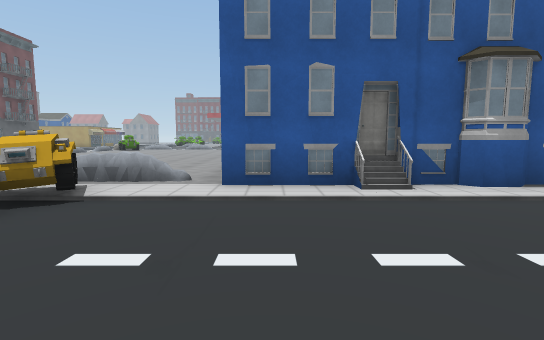
View 1 (above)

19 first-person views from a walk through a scene from a Unity 3-D project. The camera is 1.4 m above the floor, tilts 6° down and sees 85° across. The floor is counted in squares, 2 m on a side. Each view is taken from the middle of a square. On the plan, view 1 faces up. The plan holds only what a view shows up to about 10 squares ahead; the rest is blank. The place goes on beyond the plan. The player is left out. Some animated figures are left out. Some surface patterns are stand-ins.

View 2
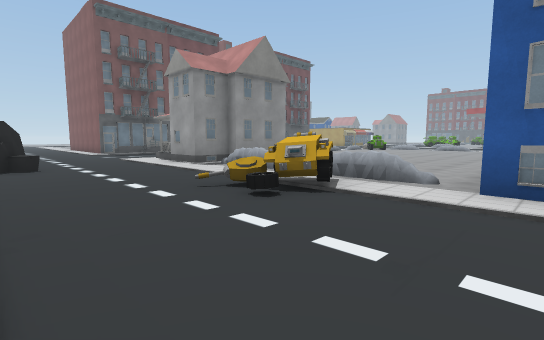

View 3
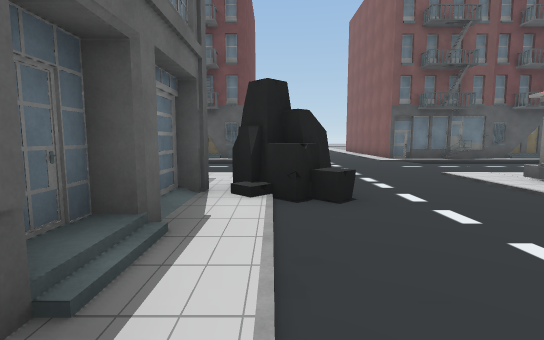

View 4
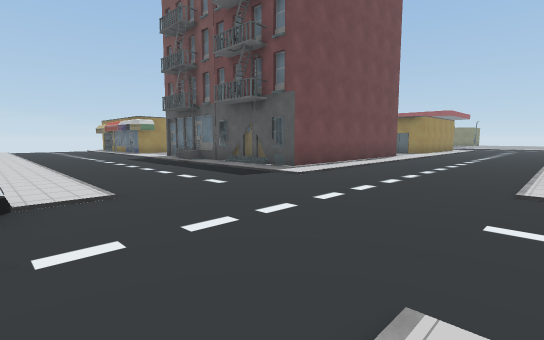

View 5
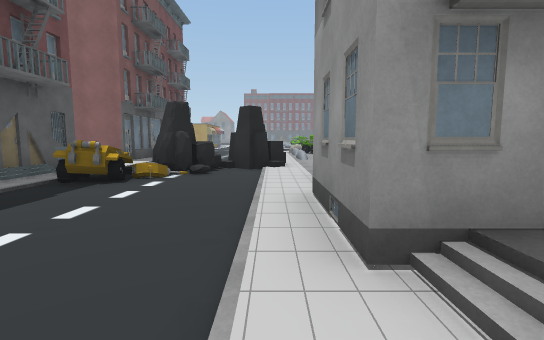

View 6
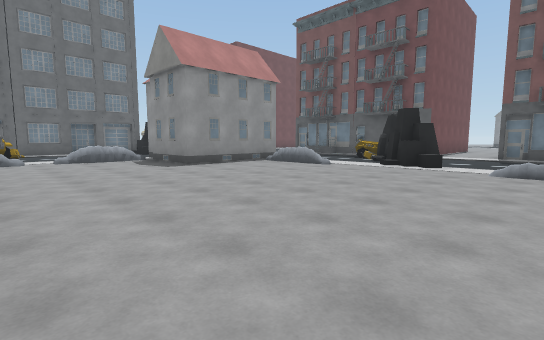

View 7
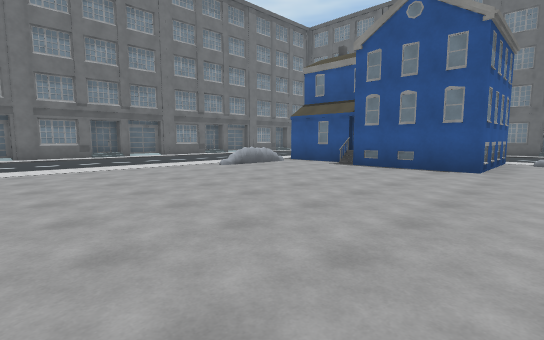

View 8
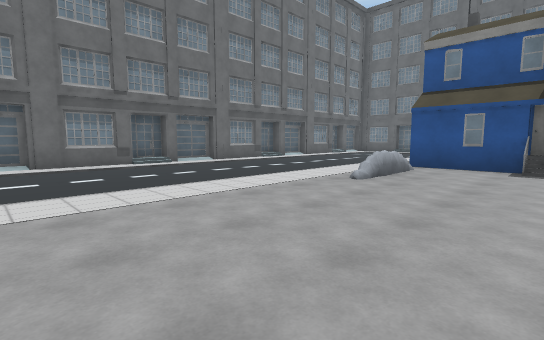

View 9
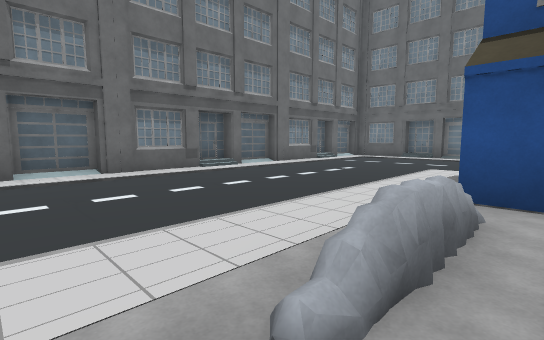

View 10
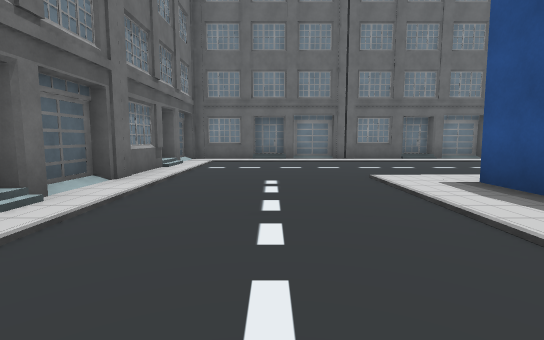

View 11
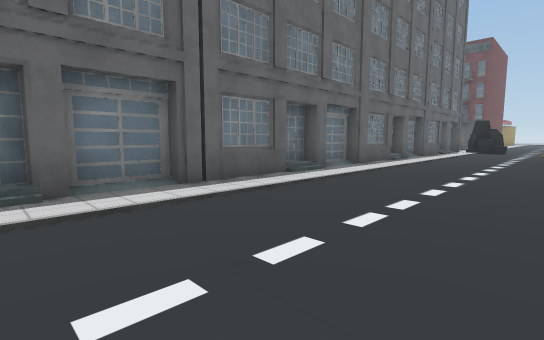

View 12
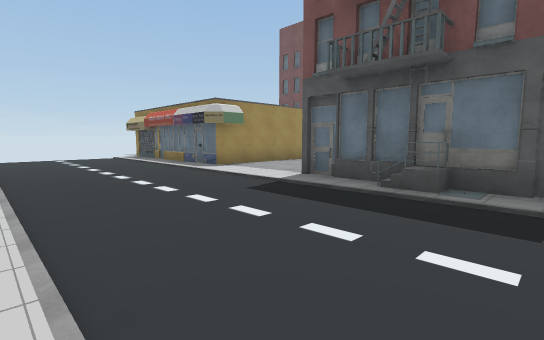

View 13
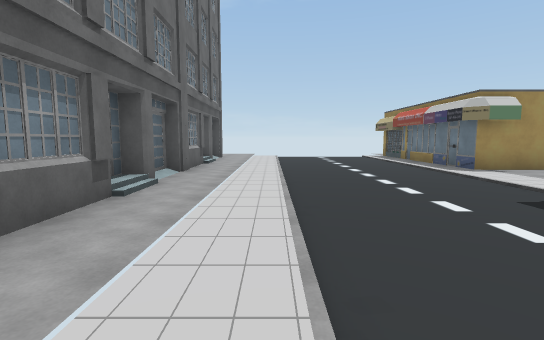

View 14
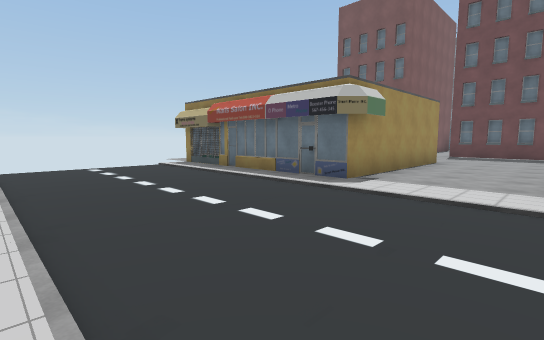

View 15
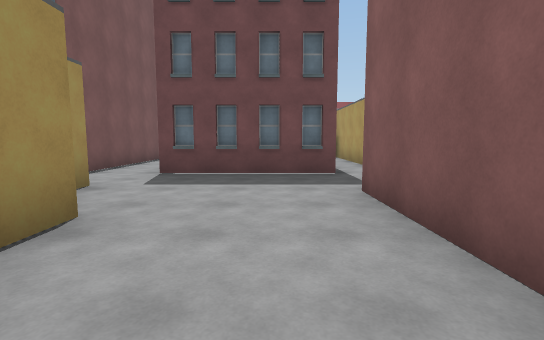

View 16
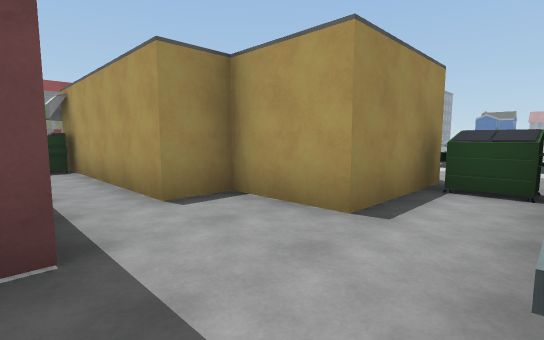

View 17
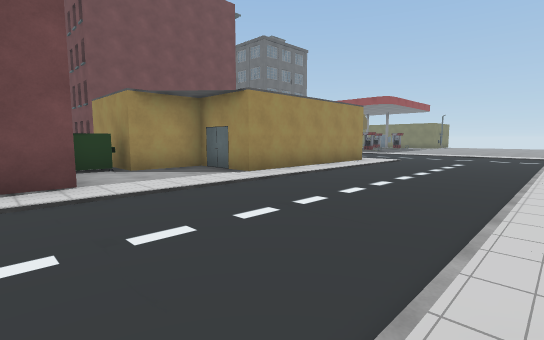

View 18
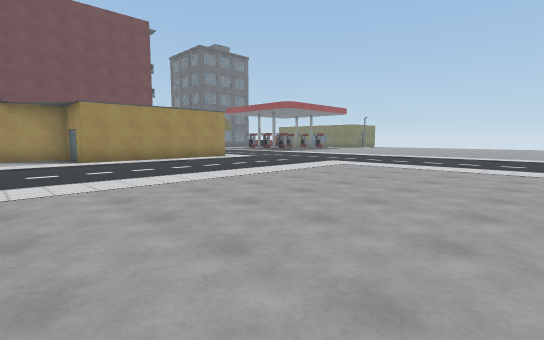

View 19
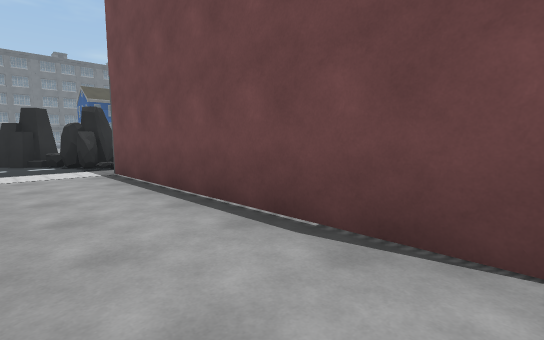

### Floor plan
Key: @ floor where view 1 was taken; # wall or solid block; x gap in a wall; . main floor; : floor 0.5 m higher than the main floor; / step, stairs or slope; B building; R rock; O other object.
Columns run from 29 left of view 1 to 11 right of it. Each row starts with its distance up from view 1.
 15                    :....................#
 14              #..........................B
 13        ...........R.....................#
 12        ..........RR.....................#
 11        #######./R.......................#
 10              #.OR..O..............O.....#
  9 .......      #.O...O..............O.....B
  8 .......      B.....x..............O.....B
  7 .......        ....#  #......  #B##.....#
  6 .......B       ....# ##......  # #......#
  5 .......B       ....BB#BOO.OO.#####......#
  4 ......... ................O....B........#
  3 .........................OO.............B
  2 ........................................#
  1 ....................R...................#
  0 ...................RR........@..........#
 -1 ####...#######......x.##B  /####/B###/#B#
 -2    #...#     #......
 -3    ###O#     #......
 -4     ##.#     B......
 -5    ###.      #......
 -6 ####...B     #......#
 -7 O......B     #......#
 -8      B............../
 -9      #..............#
-10      #...............
-11      B...#####......#
-12    ....#     #......#
-13  #####       #....../
-14      B       #......#
-15              #.....
-16              #.....

Where each view was taken, in squares from view 1:
view 1: 0 up, 0 right, facing up
view 2: 0 up, 0 right, facing up-left
view 3: 0 up, 5 left, facing left
view 4: 4 up, 10 left, facing down-left
view 5: 4 up, 11 left, facing up
view 6: 15 up, 3 left, facing down-left
view 7: 15 up, 2 left, facing down-right
view 8: 15 up, 2 right, facing down-right
view 9: 11 up, 4 right, facing down-right
view 10: 9 up, 8 right, facing down
view 11: 3 up, 8 right, facing down-left
view 12: 4 down, 11 left, facing down-left
view 13: 4 down, 11 left, facing down
view 14: 8 down, 11 left, facing down-left
view 15: 9 down, 18 left, facing left
view 16: 8 down, 22 left, facing up-left
view 17: 4 up, 21 left, facing down-left
view 18: 9 up, 23 left, facing down-left
view 19: 13 up, 22 left, facing down-right
